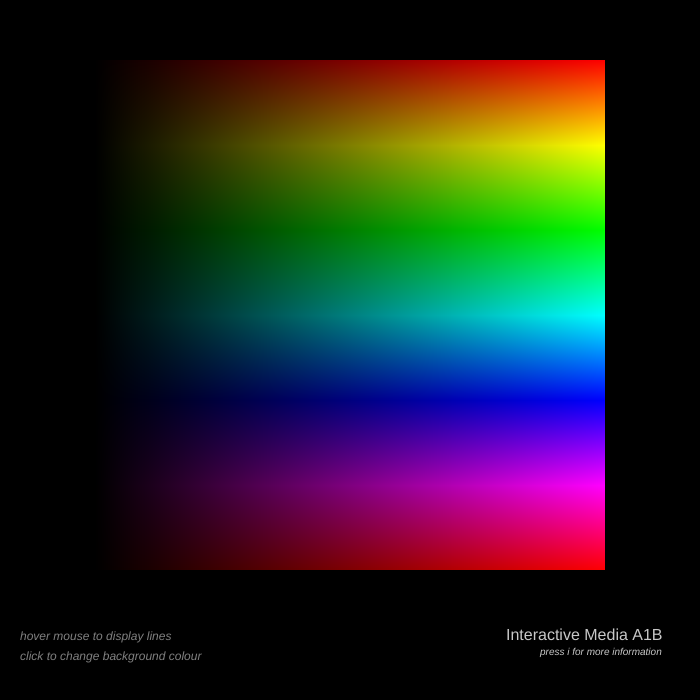
Frame 1 (no input)
Frame 60 (no input): identical to frame 1, image omitted
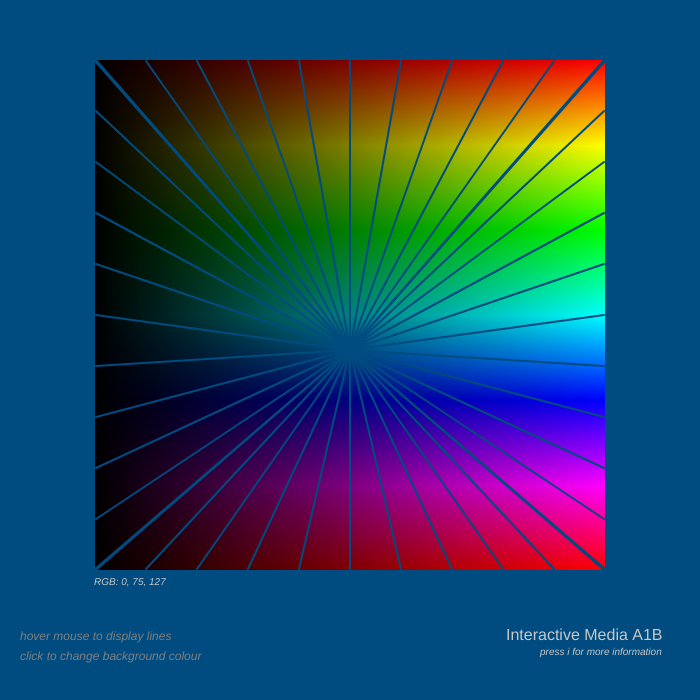
Frame 120 (the mouse pressed at the canvas centre since frame 60)

The p5.js sketch that drew these frames (run headless with seeded random() and noise() and a simulated clock; from frame 60 on, the mouse is pressed at the canvas centre):

// p5.js sketch
// ── sketch.js
// must turn off loop protector in p5js web editor settings to run

var showDetails = false;
var changeColour = false;

var graphicsBuffer;
var mainHue = 0;

var r = 0;
var g = 0;
var b = 0;

function setup() {
  createCanvas(700,700);
  graphicsBuffer = createGraphics(700,700); // create a graphics buffer
  // drawing approx 250k pixels every iteration is extremely slow
  // better to create graphics object via offscreen drawing canvas then just loadthat
  drawGraphics(graphicsBuffer);
}


// iteration: lines to cursor
// colour: constructing a gradient and colour inspector
function draw() {
  // change background colour to stored rgb (calculated in previous iteration - default 0)
  if (changeColour){
    background(r, g, b);
  } else {
    background(0);
  }
    
  // TEXT
  noStroke();
  fill('grey');

  textStyle(ITALIC);
  textSize(12);
  text('hover mouse to display lines', 20, 640);
  text('click to change background colour', 20, 660);

  let detailsOffset = 0;

  if (showDetails){
    textStyle(BOLD);
    text('Graphical Elements', 550, 635);
    textStyle(NORMAL);
    text('Iteration: lines to cursor - takes the colour of where mouse hovers', 314, 650);
    text('Colour: constructing a gradient - using HSB colour mode', 362, 665);
    text('Colour: colour inspector - displays the RGB values of pixel', 353, 680);
    
    stroke('grey');
    strokeWeight(1);
    line(525,620,662,620);
    detailsOffset = 45;
  }
  
  fill(200);
  textStyle(NORMAL);
  textSize(16);
  text('Interactive Media A1B', 506, 640-detailsOffset);
  textStyle(ITALIC);
  textSize(10);
  text('press i for more information', 540, 655-detailsOffset);
  noStroke();

  image(graphicsBuffer,0,0); // display created graphics
  
  if (mouseX > 95 && mouseX < 605 && mouseY > 60 && mouseY < 570) {
    var colour = graphicsBuffer.get(mouseX, mouseY); // returns rgba of current pixel
    r = colour[0]; // saved for the background colour change
    g = colour[1];
    b = colour[2];
    stroke(r,g,b);
    strokeWeight(2);
    for (var i = 95; i <= 605; i+= 51){ // lines to the horizontal
      line(mouseX, mouseY, i, 61);
      line(mouseX, mouseY, i, 569);
    }
    for (var j = 60; j <= 570; j += 51){ // lines to the vertical
      line(mouseX, mouseY, 96, j);
      line(mouseX, mouseY, 604, j);
    }
    noStroke();
    text(`RGB: ${r}, ${g}, ${b}`, 94,585); // display rgb value
  }
}

function drawGraphics(pg){
  pg.noStroke(); // pg = created graphics
  pg.colorMode(HSB); // easier for gradient logic

  var bright = 0; // initial brightness

  // builds pixel by pixel
  for (var x = 95; x < 605; x += 1){
    tempHue = mainHue; // reset hue back every column
    for (var y = 60; y < 570; y += 1){
      pg.fill(tempHue,100,bright);
      pg.square(x,y,1);
      tempHue += 360/510; // 360 is hue range and 510 is no. of pixels down 
    }
      bright += 100/510; // add brightness as it goes across
    
  } 
}
  
// KEY COMMANDS
function keyPressed(){
  // DISPLAY ADDITIONAL INFORMATION
  if (key == 'i'){
    showDetails = !showDetails;
  }
}

function mousePressed(){
  // change background colour
  changeColour = !changeColour;
}
